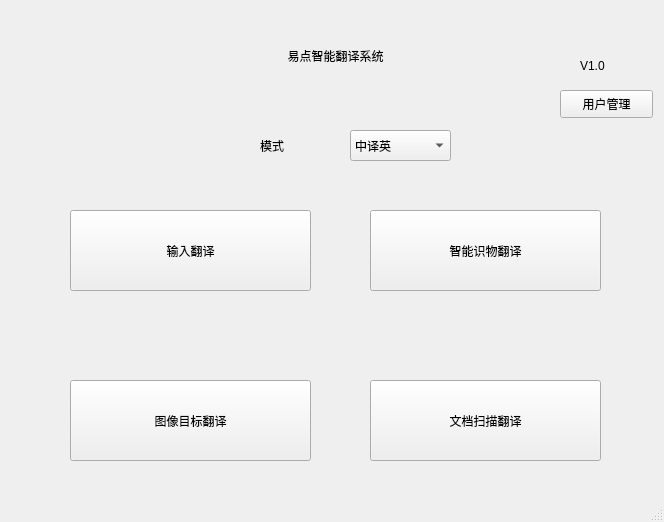
<?xml version="1.0" encoding="UTF-8"?>
<ui version="4.0">
 <class>MainWindow</class>
 <widget class="QMainWindow" name="MainWindow">
  <property name="geometry">
   <rect>
    <x>0</x>
    <y>0</y>
    <width>664</width>
    <height>522</height>
   </rect>
  </property>
  <property name="windowTitle">
   <string>MainWindow</string>
  </property>
  <widget class="QWidget" name="centralwidget">
   <widget class="QPushButton" name="input_translate">
    <property name="geometry">
     <rect>
      <x>70</x>
      <y>210</y>
      <width>241</width>
      <height>81</height>
     </rect>
    </property>
    <property name="styleSheet">
     <string notr="true">font: 16pt &quot;楷体&quot;;</string>
    </property>
    <property name="text">
     <string>输入翻译</string>
    </property>
   </widget>
   <widget class="QPushButton" name="pic_translate">
    <property name="geometry">
     <rect>
      <x>70</x>
      <y>380</y>
      <width>241</width>
      <height>81</height>
     </rect>
    </property>
    <property name="styleSheet">
     <string notr="true">font: 16pt &quot;楷体&quot;;</string>
    </property>
    <property name="text">
     <string>图像目标翻译</string>
    </property>
   </widget>
   <widget class="QPushButton" name="identify_translate">
    <property name="geometry">
     <rect>
      <x>370</x>
      <y>210</y>
      <width>231</width>
      <height>81</height>
     </rect>
    </property>
    <property name="styleSheet">
     <string notr="true">font: 16pt &quot;楷体&quot;;</string>
    </property>
    <property name="text">
     <string>智能识物翻译</string>
    </property>
   </widget>
   <widget class="QPushButton" name="file_translate">
    <property name="geometry">
     <rect>
      <x>370</x>
      <y>380</y>
      <width>231</width>
      <height>81</height>
     </rect>
    </property>
    <property name="styleSheet">
     <string notr="true">font: 16pt &quot;楷体&quot;;</string>
    </property>
    <property name="text">
     <string>文档扫描翻译</string>
    </property>
   </widget>
   <widget class="QLabel" name="label">
    <property name="geometry">
     <rect>
      <x>120</x>
      <y>10</y>
      <width>431</width>
      <height>91</height>
     </rect>
    </property>
    <property name="styleSheet">
     <string notr="true">font: 30pt &quot;华光行楷_CNKI&quot;;</string>
    </property>
    <property name="text">
     <string>易点智能翻译系统</string>
    </property>
    <property name="alignment">
     <set>Qt::AlignCenter</set>
    </property>
   </widget>
   <widget class="QComboBox" name="comboBox">
    <property name="geometry">
     <rect>
      <x>350</x>
      <y>130</y>
      <width>101</width>
      <height>31</height>
     </rect>
    </property>
    <property name="styleSheet">
     <string notr="true">font: 14pt &quot;楷体&quot;;</string>
    </property>
    <item>
     <property name="text">
      <string>中译英</string>
     </property>
    </item>
    <item>
     <property name="text">
      <string>英译中</string>
     </property>
    </item>
   </widget>
   <widget class="QLabel" name="label_2">
    <property name="geometry">
     <rect>
      <x>260</x>
      <y>130</y>
      <width>91</width>
      <height>31</height>
     </rect>
    </property>
    <property name="styleSheet">
     <string notr="true">font: 14pt &quot;楷体&quot;;</string>
    </property>
    <property name="text">
     <string>模式</string>
    </property>
   </widget>
   <widget class="QLabel" name="label_3">
    <property name="geometry">
     <rect>
      <x>580</x>
      <y>50</y>
      <width>72</width>
      <height>31</height>
     </rect>
    </property>
    <property name="styleSheet">
     <string notr="true">font: 14pt &quot;黑体&quot;;</string>
    </property>
    <property name="text">
     <string>V1.0</string>
    </property>
   </widget>
   <widget class="QPushButton" name="pushButton_5">
    <property name="geometry">
     <rect>
      <x>560</x>
      <y>90</y>
      <width>93</width>
      <height>28</height>
     </rect>
    </property>
    <property name="styleSheet">
     <string notr="true">font: 10pt &quot;楷体&quot;;</string>
    </property>
    <property name="text">
     <string>用户管理</string>
    </property>
   </widget>
  </widget>
  <widget class="QStatusBar" name="statusbar"/>
 </widget>
 <resources/>
 <connections/>
</ui>
